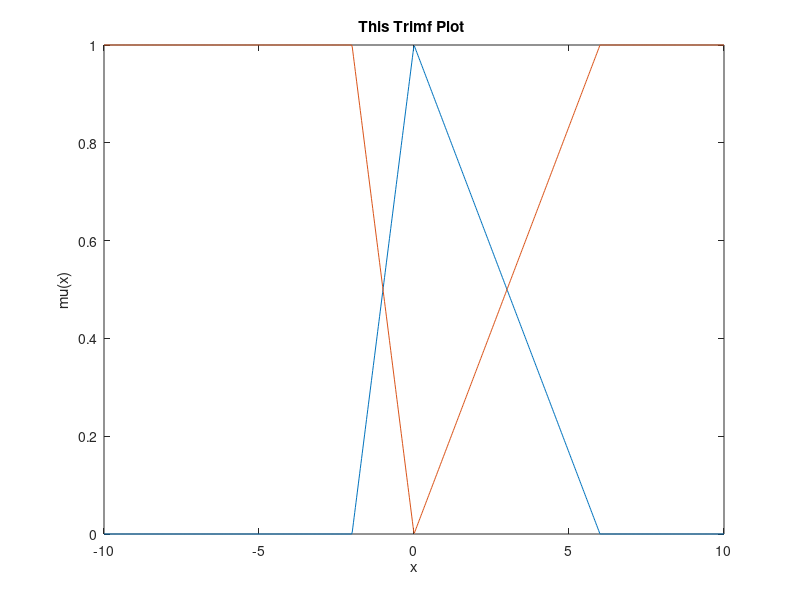

Write MATLAB code to recreate this figure.
clc;
clear all; 
close all ;


x = linspace(-10,10,1000);
mu = trimf(x,[-2 0 6]);
mu2 = (1-mu); % This is section is ~ Not of mu = trimf(x,[-2 0 6]);
figure (1) 
plot(x,mu);
hold on 
plot(x,mu2)
title('This Trimf Plot ');
xlabel('x');
ylabel('mu(x)');